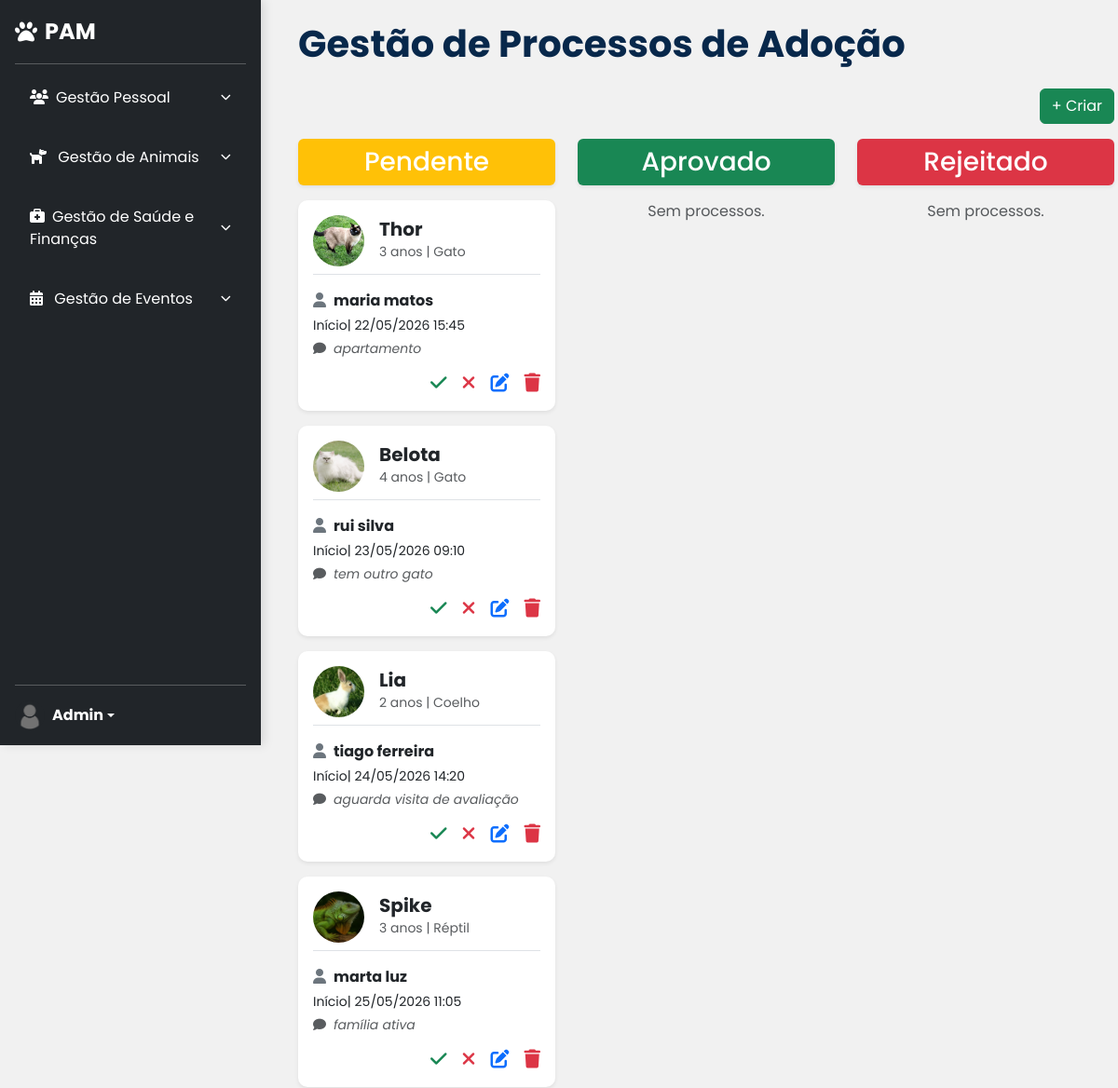
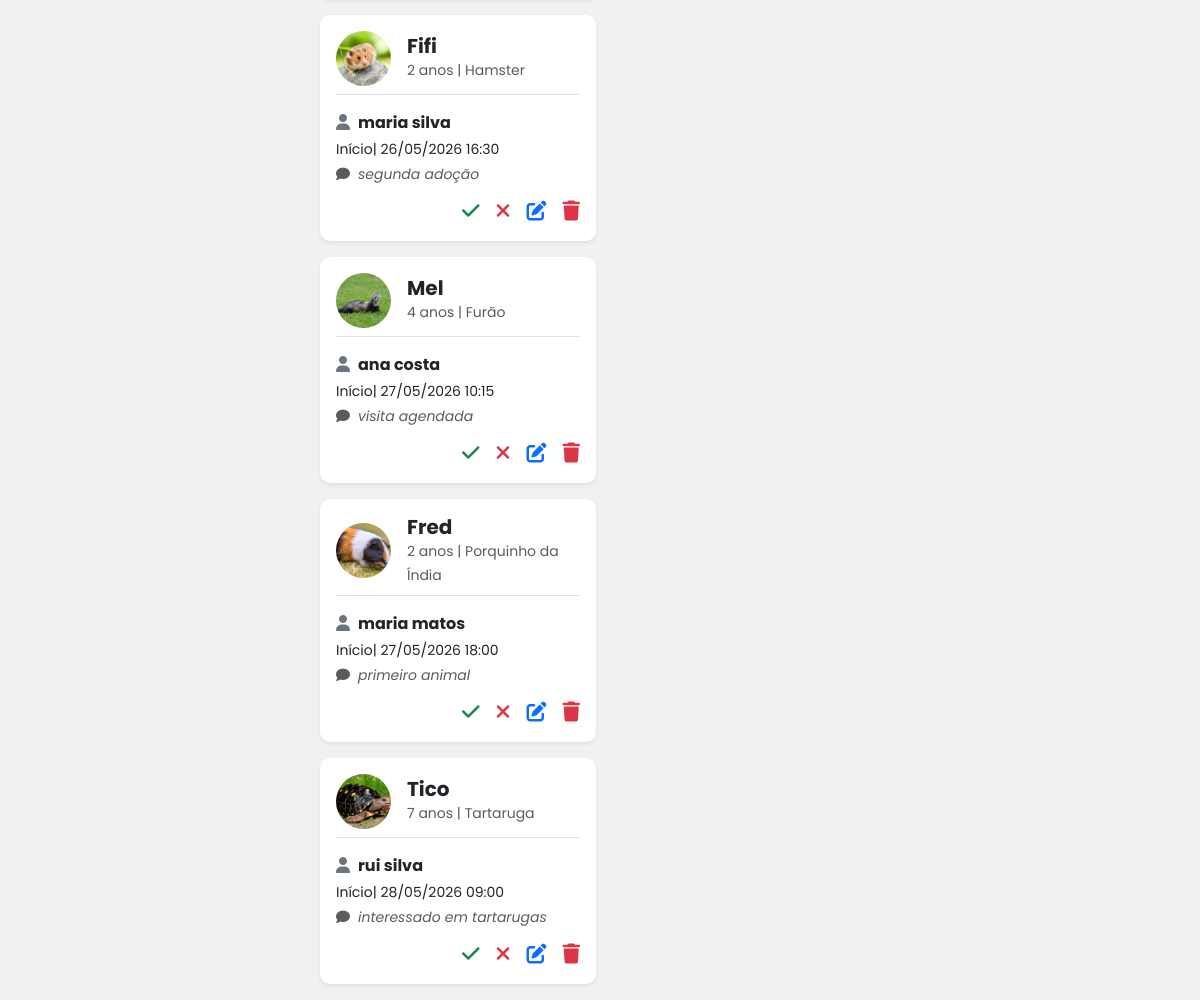
Screenshot of /backoffice/adoptionProcess (signed in) with the database file from the repository (2 pictures, top to bottom).
### tables this page shows
create table adoption_processes (
    id int auto_increment,
    user_id int not null,
    animal_id int not null,
    status enum('Pendente', 'Aprovado', 'Rejeitado') default 'Pendente',
    start_date timestamp default current_timestamp,
    end_date timestamp null,
    notes text,
    constraint pk_adoption_processes primary key (id),
    constraint fk_adoption_users foreign key (user_id) references users(id) ON DELETE CASCADE,
    constraint fk_adoption_animals foreign key (animal_id) references animals(id) ON DELETE CASCADE
);

create table animals (
    id int auto_increment,
    name varchar(100) not null,
    specie_id int not null,
    breed_id int null,
    gender enum('Macho', 'Fêmea') not null,
    size enum('Pequeno', 'Médio', 'Grande'),
    image varchar(255),
    birth_date date,
    description text,
    status enum('Disponível', 'Adotado', 'Em processo') not null,
    created_at timestamp default current_timestamp,
    constraint pk_animals primary key (id),
    constraint fk_animals_breeds foreign key (breed_id) references breeds(id) ON DELETE NO ACTION,
    constraint fk_animals_species foreign key (specie_id) references species(id) ON DELETE NO ACTION
);

create table species (
    id int auto_increment,
    name varchar(20) not null,
    constraint pk_species primary key (id)
);

create table users (
    id int auto_increment,
    full_name varchar(150) not null,
    email varchar(100) not null,
    password varchar(255) not null,
    phone varchar(20) not null,
    local varchar(50),
    street varchar(150),
    cp char(8),
    role enum('admin', 'n')  DEFAULT 'n' not null,
    constraint pk_users primary key (id),
    constraint uq_users_email unique (email)
);

### components/rerun.php (called while the page is built, shortened)
<?php
	$rerun = $rerun ?? false;
	require $route.'.php';
	$rerun = true;

### components/helpers.php (called while the page is built, shortened)
<?php
function mostrarIdade($data, $mostrarData = true)
{
    $dataNasc = new DateTime($data);
    $hoje = new DateTime();
    $dataForm = $dataNasc->format('d/m/Y');
    $diferenca = $hoje->diff($dataNasc);
    $ano = $diferenca->y;
    $mes = $diferenca->m;
    $mes == 1 ? $mes = $mes . " mês" : $mes = $mes . " meses";
    $ano == 1 ? $ano = $ano . " ano" : $ano = $ano . " anos";
    if ($mostrarData) {
        if ($ano > 1) {
            $idade = $ano . " e " . $mes;
        } else if ($ano < 0 || $mes > 0) {
            $idade = $mes;
        } else {
            $idade = "Recém nascido";
        }
        return $dataForm . " <span style='color:#666; font-size:0.9em;'>(" . $idade . ") </span>";
    } else {
        if ($ano > 1) {
            $idade = $ano;
        } else if ($ano < 0 || $mes > 0) {
            $idade = $mes;
        } else {
            $idade = "Recém nascido";
        }
        return $idade;
    }
}

### backoffice/adoptionProcess.php (the view, shortened to what this page needs)
<?php
if (!$rerun):
    $metaTitle = ''; $metaDescription = '';
else:
    $sql = "SELECT ap.*, u.full_name, a.image, a.name, a.birth_date, s.name AS specie
            FROM adoption_processes ap
            INNER JOIN users u ON ap.user_id = u.id
            INNER JOIN animals a ON ap.animal_id = a.id
            INNER JOIN species s on a.specie_id = s.id
            WHERE end_date IS NULL OR end_date >= NOW()- interval 5 day
            ORDER BY ap.id ASC";
    $group = $conn->query($sql);
    $processos = ['Pendente' => [], 'Aprovado' => [], 'Rejeitado' => []];
    foreach ($group as $linha) $processos[$linha['status']][] = $linha;
    function desenharcards($title, $array, $cor) { ?>
        <div class="col-12 col-md-4">
            <div class="<?= $cor ?> text-center p-2 mb-3 rounded shadow-sm">
                <h3 class="text-white m-0"><?= $title ?></h3>
            </div>
            <?php if (empty($array)): ?>
                <p class="text-center text-muted mt-3">Sem processos.</p>
            <?php else: foreach ($array as $item):
                $img = !empty($item['image']) ? "../assets/img/animals/{$item['image']}" : "assets/img/defaultAnimals.png";
            ?>
                <div class="card mb-3 shadow-sm border-0" style="border-radius: 10px;">
                    <div class="card-body p-3">
                        <div class="d-flex align-items-center mb-3 border-bottom pb-2">
                            <img class="rounded-circle me-3" style="width: 55px; height: 55px; object-fit: cover;" src="<?= $img ?>" alt="Foto de <?= htmlspecialchars($item['name']) ?>">
                            <div>
                                <h5 class="mb-0 fw-bold"><?= htmlspecialchars($item['name']) ?></h5>
                                <small class="text-muted"><?= mostrarIdade($item['birth_date'], false) ?> | <?= htmlspecialchars($item['specie']) ?></small>
                            </div>
                        </div>
                        <div>
                            <p class="mb-1 fw-bold"><i class="fa-solid fa-user me-2 text-secondary"></i><?= htmlspecialchars($item['full_name']) ?></p>
                            <p class="mb-1 small"><?= $item['status'] === 'Pendente'? 'Início|' : 'Fim|' ?>
                            <?= $item['status'] === 'Pendente'? date('d/m/Y H:i', strtotime($item['start_date'])) : date('d/m/Y H:i', strtotime($item['end_date'])) ?></p>
                            <?php if (!empty($item['notes'])): ?>
                                <p class="mb-1 small text-muted fst-italic"><i class="fa-solid fa-comment me-2"></i><?= htmlspecialchars($item['notes']) ?></p>
                            <?php endif; ?>
                        </div>
                        <div class="d-flex justify-content-end gap-3 mt-3">
                            <?php if ($title === "Pendente"): ?>
                                <a href="components/action_adoption.php?action=mudar_status&id=<?= $item['id'] ?>&status=Aprovado" title="Aprovar"><i class="fa-solid fa-check text-success fs-5"></i></a>
                                <a href="components/action_adoption.php?action=mudar_status&id=<?= $item['id'] ?>&status=Rejeitado" title="Rejeitar"><i class="fa-solid fa-xmark text-danger fs-5"></i></a>
                                <a href="?editar=<?= $item['id'] ?>" title="Editar"><i class="fa-solid fa-pen-to-square text-primary fs-5"></i></a>
                                <a onclick="return confirm('Deseja eliminar este processo?');" href="components/action_adoption.php?action=eliminar&id=<?= $item['id'] ?>" title="Eliminar"><i class="fa-solid fa-trash text-danger fs-5"></i></a>
                            <?php else: ?>
                                <a href="components/action_adoption.php?action=mudar_status&id=<?= $item['id'] ?>&status=Pendente" title="Voltar a Pendente"><i class="fa-solid fa-rotate-left text-secondary fs-5"></i></a>
                            <?php endif; ?>
                        </div>
                    </div>
                </div>
            <?php endforeach; endif; ?>
        </div>
    <?php } ?>
    <section class="container-fluid ms-2">
        <h1 class="fw-bold custom-blue mt-2 mb-4">Gestão de Processos de Adoção</h1>
        <div class="d-flex justify-content-end gap-2 mb-3">
            <a href="?add" class="btn btn-success">+ Criar</a>
        </div>
        <div class="row">
            <?php
            desenharcards("Pendente", $processos['Pendente'], "bg-warning");
            desenharcards("Aprovado", $processos['Aprovado'], "bg-success");
            ?>
        </div>
    </section>
<?php endif; ?>

### assets/css/styles.css (style rules this page uses)
:root { --primary: #08284b; --primary-light: #135eb1; --secondary: #ffa500; --secondary-light: #fbba50; }
html { scroll-behavior: smooth; }
html, body { height: 100%; }
body { display: flex; flex-direction: column; font-family: "Poppins", sans-serif; background-color: #f1f1f1; }
.custom-blue { color: var(--primary); }

### backoffice/assets/css/sidebar.css (style rules this page uses)
body { margin-left: 300px !important; margin-top: 15px; }

### rows the page displays
adoption_processes: animal.image (picture), animal.name "Thor", animal.birth_date "3 anos", species.name "Gato", user.full_name "maria matos", status "Início|", start_date "22/05/2026 15:45", notes "apartamento"
adoption_processes: animal.image (picture), animal.name "Belota", animal.birth_date "4 anos", species.name "Gato", user.full_name "rui silva", status "Início|", start_date "23/05/2026 09:10", notes "tem outro gato"
adoption_processes: animal.image (picture), animal.name "Lia", animal.birth_date "2 anos", species.name "Coelho", user.full_name "tiago ferreira", status "Início|", start_date "24/05/2026 14:20", notes "aguarda visita de avaliação"
adoption_processes: animal.image (picture), animal.name "Spike", animal.birth_date "3 anos", species.name "Réptil", user.full_name "marta luz", status "Início|", start_date "25/05/2026 11:05", notes "família ativa"
adoption_processes: animal.image (picture), animal.name "Fifi", animal.birth_date "2 anos", species.name "Hamster", user.full_name "maria silva", status "Início|", start_date "26/05/2026 16:30", notes "segunda adoção"
adoption_processes: animal.image (picture), animal.name "Mel", animal.birth_date "4 anos", species.name "Furão", user.full_name "ana costa", status "Início|", start_date "27/05/2026 10:15", notes "visita agendada"
adoption_processes: animal.image (picture), animal.name "Fred", animal.birth_date "2 anos", species.name "Porquinho da Índia", user.full_name "maria matos", status "Início|", start_date "27/05/2026 18:00", notes "primeiro animal"
adoption_processes: animal.image (picture), animal.name "Tico", animal.birth_date "7 anos", species.name "Tartaruga", user.full_name "rui silva", status "Início|", start_date "28/05/2026 09:00", notes "interessado em tartarugas"

### other values shown
$_SESSION['user'] "Admin"
$title "Pendente Aprovado Rejeitado"
